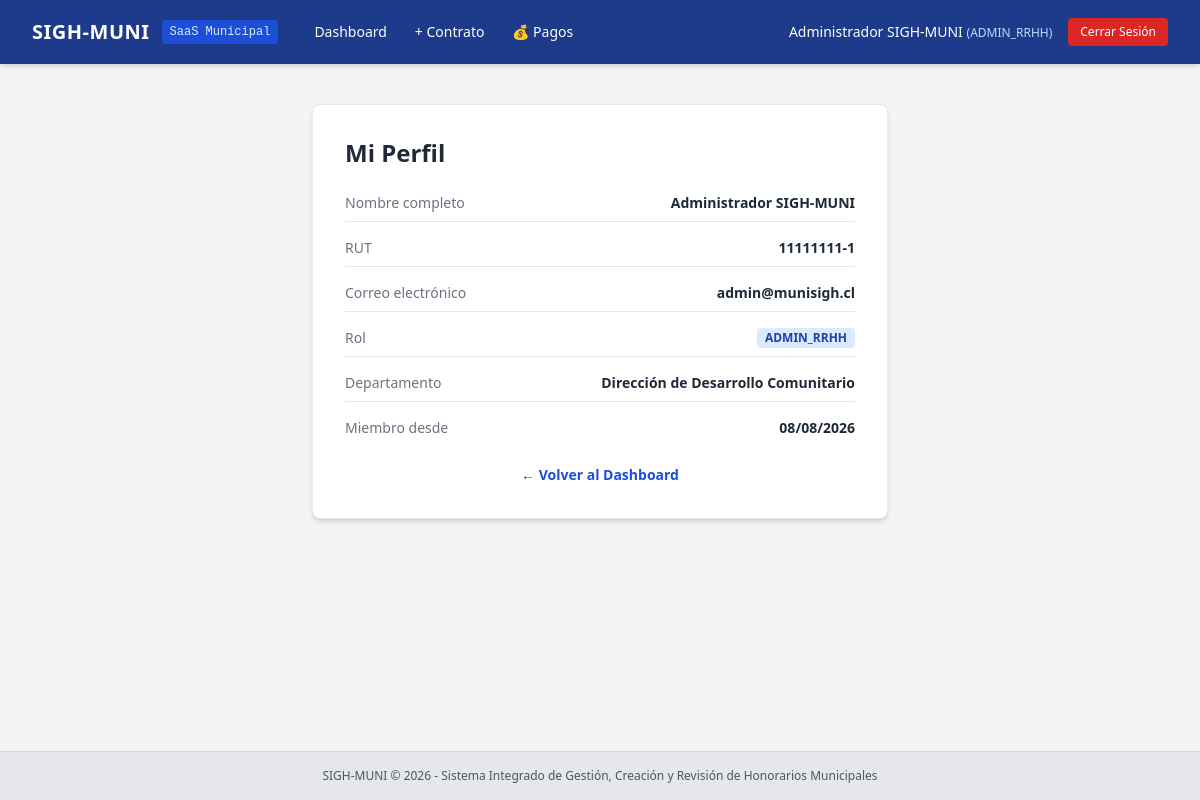
Before: /auth/profile (signed in) with the older database file.
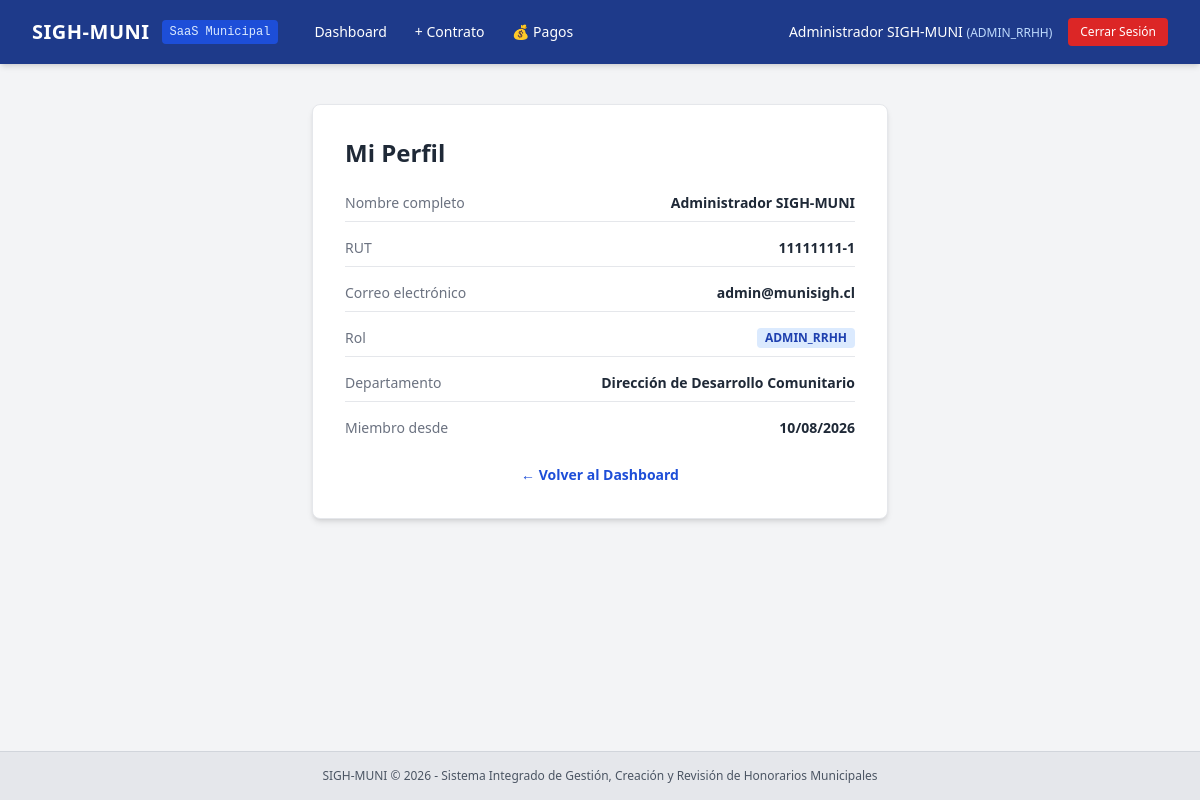
After: the same page with the newer database file.
### app/models/user.py (models this page shows, shortened)
class User(db.Model):
    __tablename__ = 'users'
    id = db.Column(db.Integer, primary_key=True, autoincrement=True)
    rut = db.Column(db.String(20), nullable=False, unique=True)
    first_name = db.Column(db.String(100), nullable=False)
    last_name = db.Column(db.String(100), nullable=False)
    email = db.Column(db.String(120), nullable=False, unique=True)
    password_hash = db.Column(db.String(255), nullable=False)
    role = db.Column(db.String(50), nullable=False)  # SUPERADMIN, ADMIN_RRHH, JEFE_DEPTO, FINANZAS_CONTROL
    department_id = db.Column(db.Integer, db.ForeignKey('departments.id', ondelete='SET NULL'), nullable=True)
    is_active = db.Column(db.Integer, nullable=False, default=1)
    created_at = db.Column(db.DateTime, nullable=False, default=datetime.utcnow)
    @property
    def full_name(self):
        return f"{self.first_name} {self.last_name}"

### app/auth/routes.py (the view)
@auth_bp.route('/profile')
@login_required
def profile():
    user = get_current_user()
    return render_template('auth/profile.html', user=user)

### app/__init__.py (called while the page is built)
def create_app(config_class=Config):
    app = Flask(__name__)
    app.config.from_object(config_class)
    os.makedirs(app.config['UPLOAD_FOLDER'], exist_ok=True)
    db.init_app(app)
    migrate.init_app(app, db)
    if 'sqlite' in app.config['SQLALCHEMY_DATABASE_URI']:
        from sqlalchemy import event
        from sqlalchemy.engine import Engine
        @event.listens_for(Engine, "connect")
        def set_sqlite_pragma(dbapi_connection, connection_record):
            cursor = dbapi_connection.cursor()
            cursor.execute("PRAGMA foreign_keys=ON;")
            cursor.close()
    from app.auth.routes import auth_bp
    app.register_blueprint(auth_bp, url_prefix='/auth')
    from app.routes import register_routes
    register_routes(app)
    return app

### app/auth/utils.py (called while the page is built)
def login_required(f):
    @wraps(f)
    def decorated_function(*args, **kwargs):
        if 'user_id' not in session:
            flash('Debes iniciar sesión para acceder a esta sección.', 'warning')
            return redirect(url_for('auth.login', next=request.url))
        return f(*args, **kwargs)
    return decorated_function

### app/templates/auth/profile.html (shortened to what this page needs)
{% extends "base.html" %}
{% block content %}
<div class="max-w-xl mx-auto bg-white p-8 rounded-lg shadow-md border border-gray-200">
    <h1 class="text-2xl font-bold text-gray-800 mb-6">Mi Perfil</h1>
    <div class="space-y-4 text-sm">
        <div class="flex justify-between border-b pb-2">
            <span class="text-gray-500">Nombre completo</span>
            <span class="font-semibold">{{ user.full_name }}</span>
        </div>
        <div class="flex justify-between border-b pb-2">
            <span class="text-gray-500">RUT</span>
            <span class="font-semibold">{{ user.rut }}</span>
        </div>
        <div class="flex justify-between border-b pb-2">
            <span class="text-gray-500">Correo electrónico</span>
            <span class="font-semibold">{{ user.email }}</span>
        </div>
        <div class="flex justify-between border-b pb-2">
            <span class="text-gray-500">Rol</span>
            <span class="font-semibold px-2 py-0.5 bg-blue-100 text-blue-800 rounded text-xs">{{ user.role }}</span>
        </div>
        <div class="flex justify-between border-b pb-2">
            <span class="text-gray-500">Departamento</span>
            <span class="font-semibold">{{ user.department.name if user.department else '—' }}</span>
        </div>
        <div class="flex justify-between">
            <span class="text-gray-500">Miembro desde</span>
            <span class="font-semibold">{{ user.created_at.strftime('%d/%m/%Y') }}</span>
        </div>
    </div>
    <div class="mt-6 text-center">
        <a href="{{ url_for('dashboard.index') }}" class="text-blue-700 hover:underline text-sm font-semibold">← Volver al Dashboard</a>
    </div>
</div>
{% endblock %}

### app/templates/base.html (shortened to what this page needs)
<!DOCTYPE html>
<html lang="es">
<head>
    <script src="https://cdn.tailwindcss.com"></script>
</head>
<body class="bg-gray-100 min-h-screen text-gray-800 flex flex-col font-sans">
    <nav class="bg-blue-900 text-white shadow-md">
        <div class="max-w-7xl mx-auto px-4 sm:px-6 lg:px-8">
            <div class="flex items-center justify-between h-16">
                <div class="flex items-center space-x-6">
                    <a href="{{ url_for('dashboard.index') }}" class="flex items-center space-x-3">
                        <span class="font-bold text-xl tracking-wide">SIGH-MUNI</span>
                        <span class="text-xs bg-blue-700 px-2 py-1 rounded text-blue-100 font-mono">SaaS Municipal</span>
                    </a>
                    {% if session.get('user_id') %}
                    <div class="hidden md:flex items-center space-x-1 text-sm">
                        <a href="{{ url_for('dashboard.index') }}" class="px-3 py-2 rounded hover:bg-blue-800 transition">Dashboard</a>
                        <a href="{{ url_for('contract_builder.create') }}" class="px-3 py-2 rounded hover:bg-blue-800 transition">+ Contrato</a>
                        <a href="{{ url_for('payments.bandeja') }}" class="px-3 py-2 rounded hover:bg-blue-800 transition">💰 Pagos</a>
                    </div>
                    {% endif %}
                </div>
                {% if session.get('user_id') %}
                <div class="flex items-center space-x-4">
                    <a href="{{ url_for('auth.profile') }}" class="text-sm font-medium hover:text-blue-200 transition">
                        {{ session.get('user_name') }}
                        <span class="text-xs text-blue-200">({{ session.get('user_role') }})</span>
                    </a>
                    <a href="{{ url_for('auth.logout') }}" class="bg-red-600 hover:bg-red-700 text-white text-xs px-3 py-1.5 rounded transition">
                        Cerrar Sesión
                    </a>
                </div>
                {% endif %}
            </div>
        </div>
    </nav>
    <main class="flex-grow max-w-7xl w-full mx-auto px-4 sm:px-6 lg:px-8 py-6">
        {% block content %}{% endblock %}
    </main>
    <footer class="bg-gray-200 text-center py-4 text-xs text-gray-600 border-t border-gray-300">
        SIGH-MUNI &copy; 2026 - Sistema Integrado de Gestión, Creación y Revisión de Honorarios Municipales
    </footer>
</body>
</html>

Changed rows visible on the page:
changed User "Administrador SIGH-MUNI": created_at "08/08/2026" → "10/08/2026"
